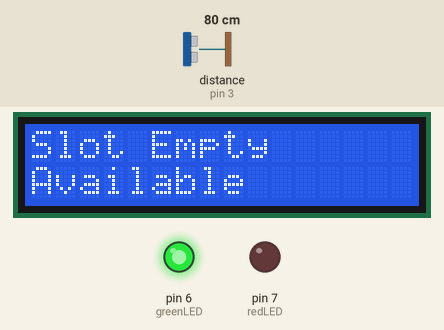
This sketch was run on a simulated Arduino Uno, built with avr-gcc and run on an emulated ATmega328P. On the bench: 16×2 character LCD, output pins drawn as LEDs (lit = HIGH). Wiring (inferred from the names in the program): ultrasonic range finder: trigger pin 2; echo pin 3. The inputs (shaded band) are chosen by the test bench; at power-on: distance to the obstacle (sensor on pin 3) 80 cm. The echo pulse lasts 58.3 µs per cm; pins used as bus, display or sensor lines are not drawn.

Above: at 3.2 s.
3.3 s: distance to the obstacle (sensor on pin 3) set to 13 cm
4.8 s: distance to the obstacle (sensor on pin 3) set to 10 cm
At 6.3 s:
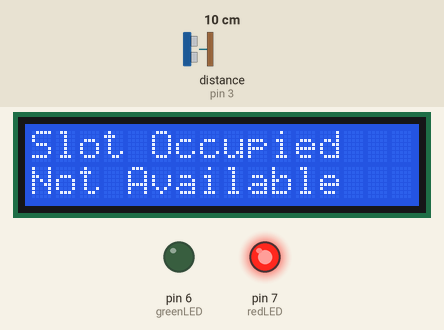
6.6 s: distance to the obstacle (sensor on pin 3) set to 18 cm
At 7.8 s:
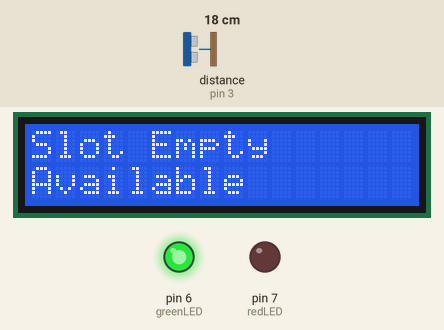
8.1 s: distance to the obstacle (sensor on pin 3) set to 2 cm
At 8.6 s:
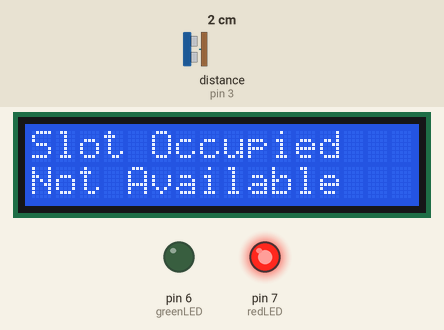
Timing chart, 0 to 10.6 s (numbered marks = the images above; inputs shaded):
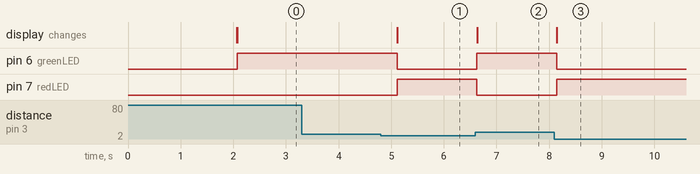

Measured:
- the behaviour switches between 12 and 11 cm on distance to the obstacle (sensor on pin 3) (found by bisection; images 0 and 1)
- after the input at 3.3 s, every drawn part: stays the same
- after the input at 4.8 s, pin 6 (greenLED): HIGH → LOW after 0.31 s; pin 7 (redLED): LOW → HIGH after 0.31 s; the display: changes after 0.32 s (image 1)
- after the input at 6.6 s, pin 6 (greenLED): LOW → HIGH at once; pin 7 (redLED): HIGH → LOW at once; the display: changes at once (image 2)
- after the input at 8.1 s, pin 6 (greenLED): HIGH → LOW at once; pin 7 (redLED): LOW → HIGH at once; the display: changes after 0.05 s (image 3)

The sketch:

smart_parking_system.ino
```cpp
#include <LiquidCrystal.h>

// LCD pins: RS, EN, D4, D5, D6, D7
LiquidCrystal lcd(12, 11, A0, A1, A2, A3);

// Sensor pins
int trigPin = 2;
int echoPin = 3;

// LED pins
int greenLED = 6;
int redLED = 7;

void setup() {
  pinMode(trigPin, OUTPUT);
  pinMode(echoPin, INPUT);

  pinMode(greenLED, OUTPUT);
  pinMode(redLED, OUTPUT);

  lcd.begin(16, 2);
  lcd.print("Smart Parking");
  delay(2000);
  lcd.clear();
}

void loop() {

  long duration;
  int distance;

  // Trigger ultrasonic sensor
  digitalWrite(trigPin, LOW);
  delayMicroseconds(2);

  digitalWrite(trigPin, HIGH);
  delayMicroseconds(10);
  digitalWrite(trigPin, LOW);

  // Read echo
  duration = pulseIn(echoPin, HIGH);

  // Convert to distance (cm)
  distance = duration * 0.034 / 2;

  lcd.setCursor(0, 0);

  if (distance > 10) {
    // Slot empty
    digitalWrite(greenLED, HIGH);
    digitalWrite(redLED, LOW);

    lcd.print("Slot Empty     ");
    lcd.setCursor(0, 1);
    lcd.print("Available      ");
  }
  else {
    // Slot occupied
    digitalWrite(greenLED, LOW);
    digitalWrite(redLED, HIGH);

    lcd.print("Slot Occupied  ");
    lcd.setCursor(0, 1);
    lcd.print("Not Available  ");
  }

  delay(500);
}
```
